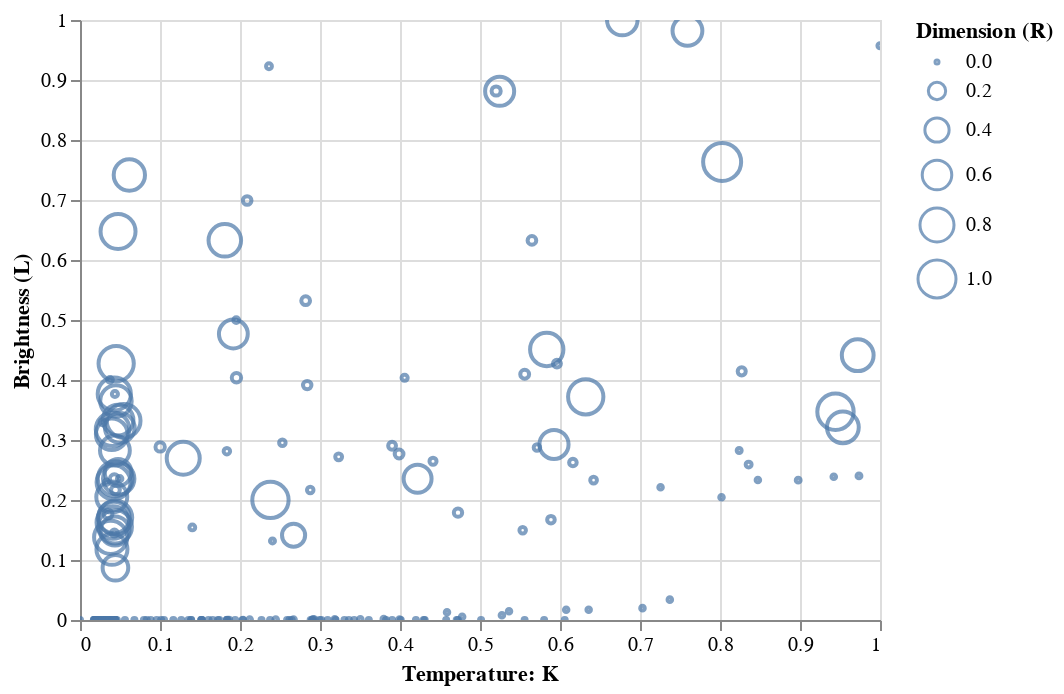

Here is the notebook cell this chart was saved with:
### Markdown cell above
Analogamente al grafico precedente mostriamo la distribuzione delle stelle non più basandoci sulla classe spettrale ma sul colore dell'astro celeste. Come vediamo possiamo suddividere i colori in sette, ciascuno associato ad una classe spettrale:

- O: Blu
- B: Bianco-Blu
- A: Bianco
- F: Bianco-Giallo
- G: Giallo
- K: Arancione
- M: Rosso

Vi è dunque una stretta relazione tra colore e classe spettrale.

### Code cell
scales = alt.selection_interval(bind='scales')

alt.Chart(dataset).mark_point().encode( 
    
    x = alt.X('Temperature',
         scale = alt.Scale(domain = (min(dataset.Temperature), max(dataset.Temperature))),
         axis = alt.Axis(format='K', title='Temperature: K')
         ),
    
    y = alt.Y('L',
         scale = alt.Scale(domain = (min(dataset.L), max(dataset.L))),
         axis = alt.Axis(format='K', title='Brightness (L)')
         ),
    
    size = alt.Size('R', legend = alt.Legend(title = 'Dimension (R)'))
    
).add_selection(
    scales
)

### Figure 1 — Vega-Lite specification as saved in the notebook (floating-point values rounded to 4 significant figures; data arrays with more than 128 entries replaced by an {"elided": "..."} marker saying what was removed)
{"config": {"view": {"continuousWidth": 400, "continuousHeight": 300}}, "data": {"name": "data-9b0ade423571b6bb955704816527aeb3"}, "mark": "point", "encoding": {"size": {"type": "quantitative", "field": "R", "legend": {"title": "Dimension (R)"}}, "x": {"type": "quantitative", "axis": {"format": "K", "title": "Temperature: K"}, "field": "Temperature", "scale": {"domain": [0.0, 1.0]}}, "y": {"type": "quantitative", "axis": {"format": "K", "title": "Brightness (L)"}, "field": "L", "scale": {"domain": [0.0, 1.0]}}}, "selection": {"selector003": {"type": "interval", "bind": "scales"}}, "$schema": "https://vega.github.io/schema/vega-lite/v4.8.1.json", "datasets": {"data-9b0ade423571b6bb955704816527aeb3": {"elided": "240 records"}}}
